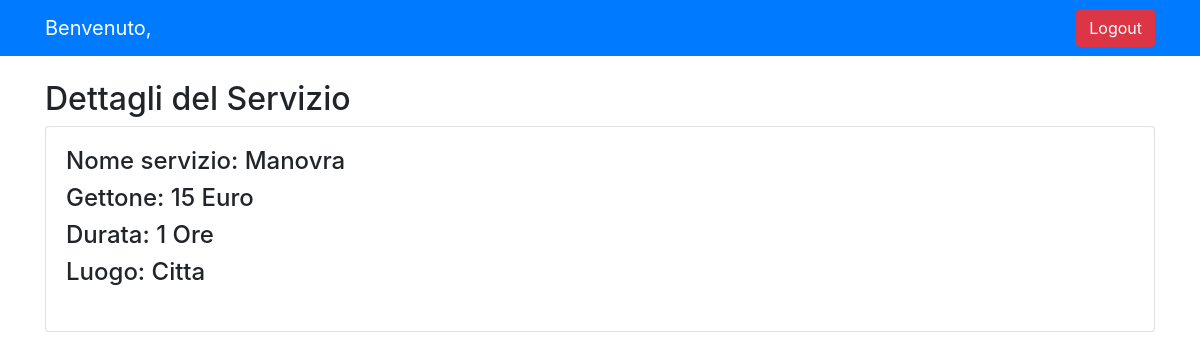
Screenshot of /private/dett_ser.php (signed in) with the database file from the repository.
### tables this page shows
CREATE TABLE Servizio(
        nome VARCHAR(30) PRIMARY KEY,
        min_persone INTEGER,
        ore_durata INTEGER,
        luogo VARCHAR(50),
        gettone INTEGER NOT NULL
    );

### private/dett_ser.php (the view, shortened to what this page needs)
<?php
    $servername = "10.25.0.14";
    $dbusername = "5cvolpinari";
    $dbpassword = "5cvolpinari";
    $dbname = "5cvolpinari_milizia";
    $conn = new mysqli($servername, $dbusername, $dbpassword, $dbname);
    $id_servizio = $_GET['id'];
    $sql = "SELECT * FROM Servizio WHERE nome LIKE '%$id_servizio'";
    $result = $conn->query($sql);
    if ($result->num_rows > 0) {
        $ser = $result->fetch_assoc();
    } else {
        echo "Servizio non trovato.";
        exit();
    }
?>
<!DOCTYPE html>
<html lang="it">
<head>
    <link href="https://stackpath.bootstrapcdn.com/bootstrap/4.5.2/css/bootstrap.min.css" rel="stylesheet">
</head>
<body>
<nav class="navbar navbar-expand-lg navbar-dark bg-primary">
    <div class="container">
        <a class="navbar-brand" href="dashboard.php">Benvenuto, <?php echo $_SESSION['username']; ?></a>
        <a class="btn btn-danger" href="logout.php">Logout</a>
    </div>
</nav>
<div class="container mt-4">
    <div class="row">
        <div class="col-md-12">
            <h2>Dettagli del Servizio</h2>
            <div class="card">
                <div class="card-body">
                    <table class="table">
                        <tbody>
                            <h4>Nome servizio: <?php echo $ser['nome']; ?></h4>
                            <h4>Gettone: <?php echo $ser['gettone']; ?> Euro</h4>
                            <h4>Durata: <?php echo $ser['ore_durata']; ?> Ore</h4>
                            <h4>Luogo: <?php echo $ser['luogo']; ?> </h4>
                        </tbody>
                    </table>
                </div>
            </div>
        </div>
    </div>
</div>
</body>
</html>

### rows the page displays
servizio: nome "Manovra", gettone "15", ore_durata "1", luogo "Citta"
